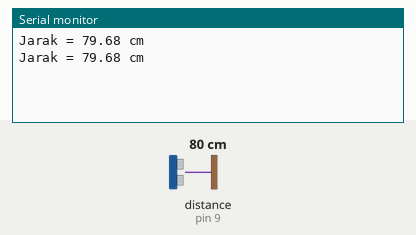
Recording of a sketch running on a simulated Arduino Uno, built with avr-gcc and run on an emulated ATmega328P. Parts: the last lines printed to the serial monitor. Wiring (inferred from the names in the program): ultrasonic range finder: trigger pin 8; echo pin 9. The inputs (shaded band) are chosen by the test bench; at power-on: distance to the obstacle (sensor on pin 9) 80 cm. The echo pulse lasts 58.3 µs per cm.

Above: at 1.8 s.
1.9 s: distance to the obstacle (sensor on pin 9) set to 2 cm
At 2.6 s:
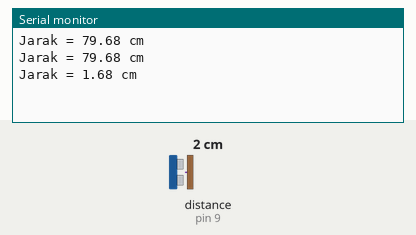
3.4 s: distance to the obstacle (sensor on pin 9) set to 4 cm
At 4.8 s:
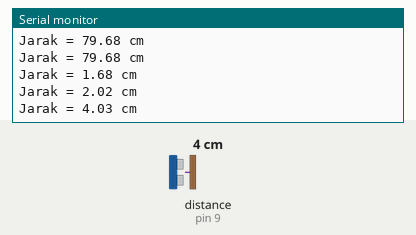
Timing chart, 0 to 6.4 s (numbered marks = the images above; inputs shaded):
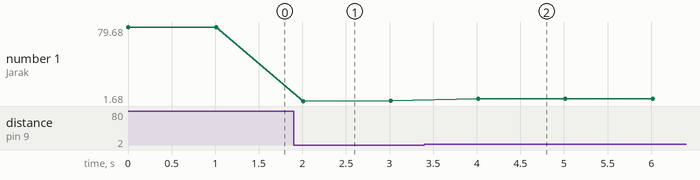

The sketch:

cobaUltrasonic.ino
```cpp
// // Definisi Pin Sensor Kiri
// const int trigPinLeft = 5;
// const int echoPinLeft = 18;

// // Definisi Pin Sensor Depan
// const int trigPinFront = 19;
// const int echoPinFront = 21;

// // Definisi Pin Sensor Kanan
// const int trigPinRight = 22;
// const int echoPinRight = 23;

// // Variabel untuk menyimpan durasi dan jarak
// long durationLeft, durationFront, durationRight;
// int distanceLeft, distanceFront, distanceRight;

// // Fungsi untuk membaca jarak dari sensor HC-SR04
// int readDistance(int trigPin, int echoPin) {
//   // Pastikan Trig low terlebih dahulu
//   digitalWrite(trigPin, LOW);
//   delayMicroseconds(2);

//   // Kirim pulsa High selama 10 mikrodetik
//   digitalWrite(trigPin, HIGH);
//   delayMicroseconds(10);
//   digitalWrite(trigPin, LOW);

//   // Baca durasi pantulan pulsa Echo (timeout set ke 30000 mikrodetik)
//   long duration = pulseIn(echoPin, HIGH, 30000);

//   // Hitung jarak dalam centimeter (kecepatan suara = 0.034 cm/us)
//   int distance = duration * 0.034 / 2;

//   // Jika di luar jangkauan atau timeout, beri nilai default (misal 999 cm)
//   if (distance == 0) {
//     distance = 999;
//   }

//   return distance;
// }

// void setup() {
//   // Inisialisasi Serial Monitor
//   Serial.begin(115200);

//   // Pengaturan mode pin sensor Kiri
//   pinMode(trigPinLeft, OUTPUT);
//   pinMode(echoPinLeft, INPUT);

//   // Pengaturan mode pin sensor Depan
//   pinMode(trigPinFront, OUTPUT);
//   pinMode(echoPinFront, INPUT);

//   // Pengaturan mode pin sensor Kanan
//   pinMode(trigPinRight, OUTPUT);
//   pinMode(echoPinRight, INPUT);

//   Serial.println("--- Tes 3 Sensor HC-SR04 Robot Autonomous ---");
// }

// void loop() {
//   // Membaca jarak dari ketiga sensor
//   distanceLeft  = readDistance(trigPinLeft, echoPinLeft);
//   delay(10); // Jeda singkat agar antar sensor tidak saling menginterferensi gelombang

//   distanceFront = readDistance(trigPinFront, echoPinFront);
//   delay(10);

//   distanceRight = readDistance(trigPinRight, echoPinRight);

//   // Menampilkan data ke Serial Monitor
//   Serial.print("Kiri: ");
//   Serial.print(distanceLeft);
//   Serial.print(" cm | ");

//   Serial.print("Depan: ");
//   Serial.print(distanceFront);
//   Serial.print(" cm | ");

//   Serial.print("Kanan: ");
//   Serial.print(distanceRight);
//   Serial.println(" cm");

//   // Contoh Logika Dasar Pergerakan Robot Autonomous (Bisa kamu modifikasi nanti)
//   /*
//   if (distanceFront < 20) {
//     if (distanceLeft > distanceRight) {
//       Serial.println("-> Aksi: Belok Kiri (Ada rintangan di depan & kanan lebih sempit)");
//     } else {
//       Serial.println("-> Aksi: Belok Kanan (Ada rintangan di depan & kiri lebih sempit)");
//     }
//   } else {
//     Serial.println("-> Aksi: Maju Lurus (Jalan depan aman)");
//   }
//   */

//   delay(300); // Update data setiap 300ms
// }

#define trigPin 8
#define echoPin 9

void setup() {
  Serial.begin(9600);           // Memulai komunikasi Serial Monitor
  pinMode(trigPin, OUTPUT);     // Set pin Trig sebagai OUTPUT
  pinMode(echoPin, INPUT);      // Set pin Echo sebagai INPUT
}

void loop() {
  long durasi;
  float jarak;

  // Bersihkan pin Trig
  digitalWrite(trigPin, LOW);
  delayMicroseconds(2);

  // Kirim sinyal HIGH selama 10 mikrodetik
  digitalWrite(trigPin, HIGH);
  delayMicroseconds(10);
  digitalWrite(trigPin, LOW);

  // Baca waktu pantulan pada pin Echo
  durasi = pulseIn(echoPin, HIGH);

  // Hitung jarak (kecepatan suara ~340 m/s dibagi 2 untuk perjalanan bolak-balik)
  jarak = (durasi / 2.0) * 0.0343; // Hasil dalam satuan cm

  // Tampilkan hasil ke Serial Monitor
  Serial.print("Jarak = ");
  Serial.print(jarak);
  Serial.println(" cm");

  delay(1000); // Jeda pembacaan 1 detik
}
```

Measured:
- after the input at 1.9 s, the serial monitor: prints a new line after 0.11 s (image 1)
- after the input at 3.4 s, the serial monitor: prints a new line after 0.61 s (image 2)
- plotted number 1: 79.68 → 2.02 after the input at 1.9 s, 2.02 → 4.03 after the input at 3.4 s
